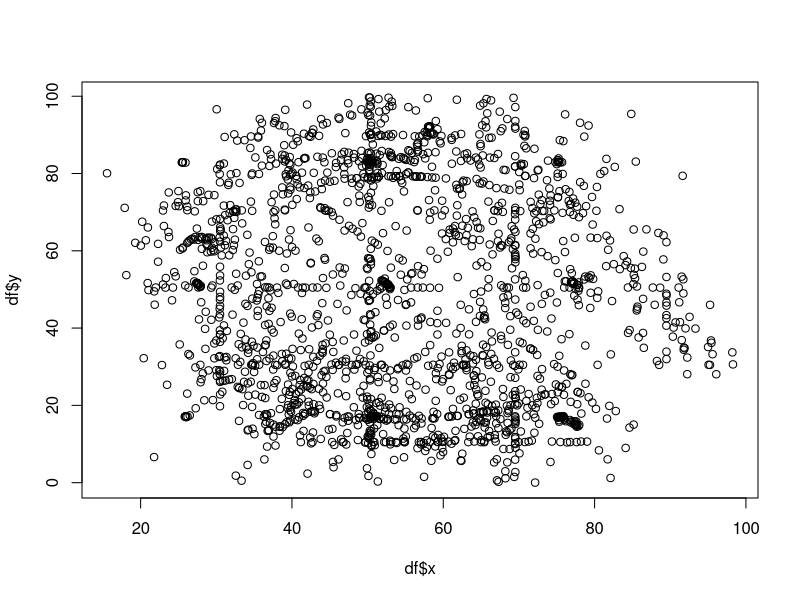
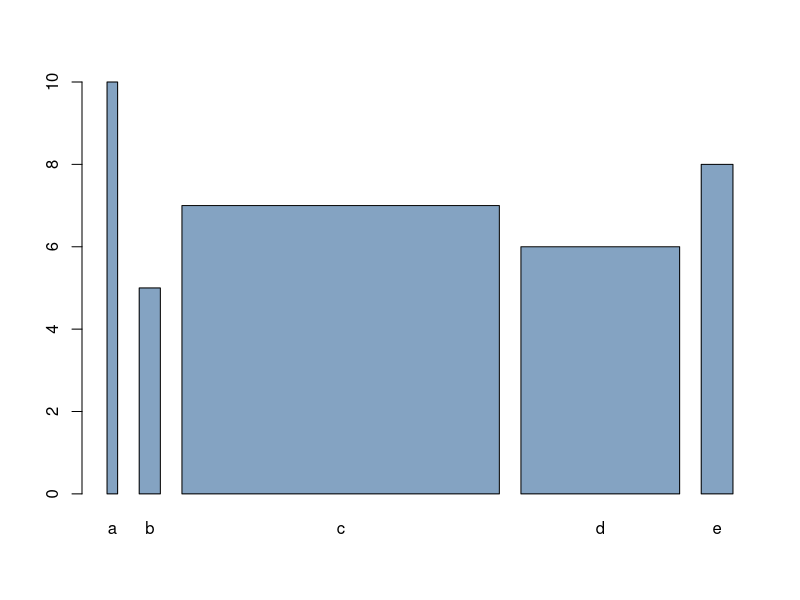
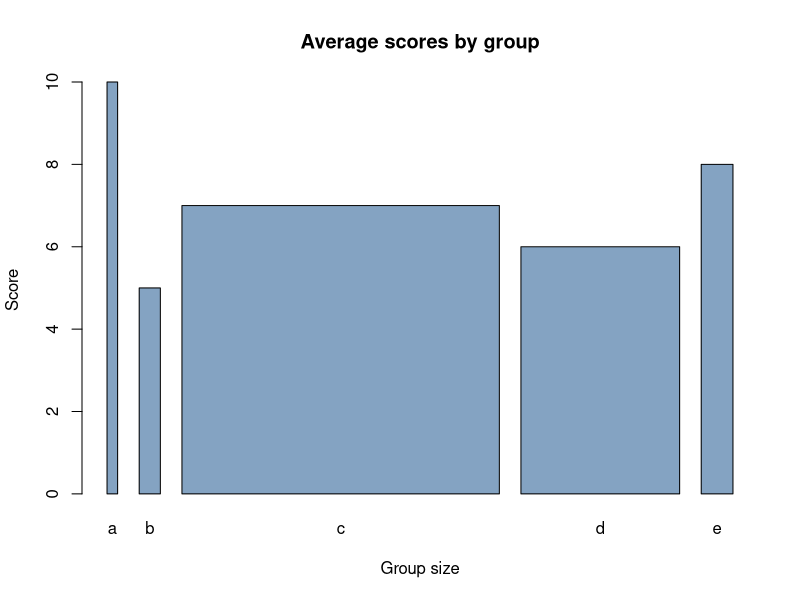
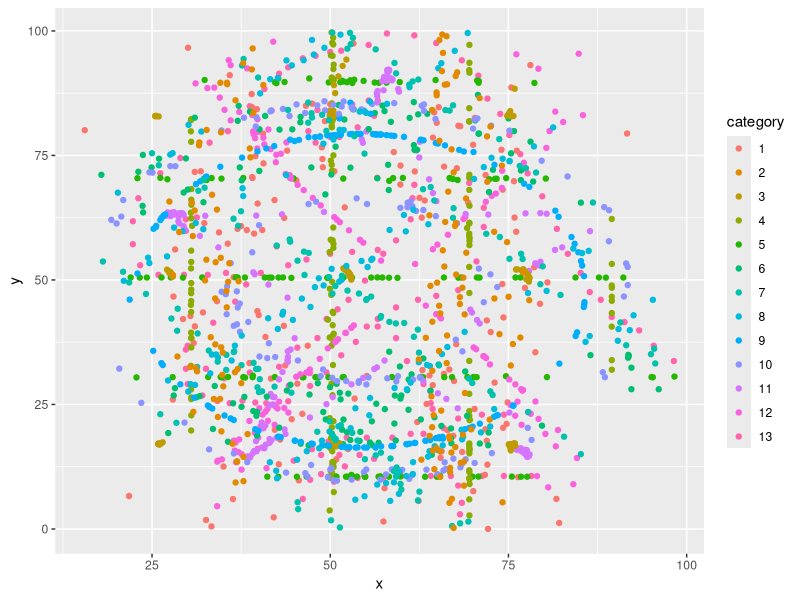
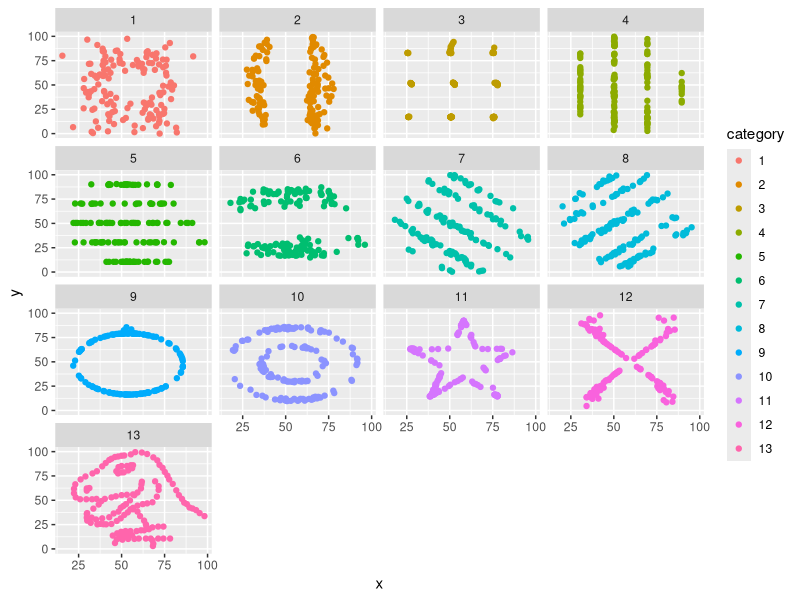

Write the R code that produced these figures, in order.
## ---- chunk 1
library(dplyr)
library(forcats)
library(ggplot2)
library(knitr)

datasaurus <- read.csv("data/datasaurus.csv")
## ---- chunk 2
df <- datasaurus

plot(df$x, df$y)
## ---- chunk 3

# create dummy data
data <- data.frame(
  name=letters[1:5],
  value=sample(seq(4,10),5)
)

# Control space:
# barplot(height=data$value, names=data$name, col=rgb(0.2,0.4,0.6,0.6), space=c(0.1,0.2,3,1.5,0.3) )
 
# Control width:
barplot(height=data$value, names=data$name, col=rgb(0.2,0.4,0.6,0.6), width=c(0.1,0.2,3,1.5,0.3))


## ---- chunk 4
barplot(height=data$value, names=data$name, col=rgb(0.2,0.4,0.6,0.6), width=c(0.1,0.2,3,1.5,0.3), 
        main ="Average scores by group",
        xlab = "Group size",
        ylab = "Score")
## ---- chunk 5
#| fig-cap: Table showing random 15 rows of our dataset to have a sense of our data.
#| label: fig-datasaurus

datasaurus <- datasaurus |> 
  mutate(
    category = as.factor(dataset),
    category = fct_relevel(category,  "away", "wide_lines", "dots", "v_lines", "h_lines", "high_lines", "slant_down", "slant_up", "circle", "bullseye",  "star", "x_shape", "dino"),
    category = as.factor(as.integer(category))
  ) |> 
  as_tibble()

datasaurus |> 
  select(category, x, y) |> 
  slice_sample(n = 15) |> 
  kable()

## ---- chunk 6
datasaurus |> 
  group_by(category) |> 
  summarise(
    mean_x = mean(x, na.rm = TRUE),
    sd_x = sd(x, na.rm = TRUE),
    min_x = min(x, na.rm = TRUE),
    max_x = max(x, na.rm = TRUE),
    mean_y = mean(y, na.rm = TRUE),
    sd_y = sd(y, na.rm = TRUE),
    min_y = min(y, na.rm = TRUE),
    max_y = max(y, na.rm = TRUE),
    .groups = "drop"
  ) |> 
  knitr::kable()
## ---- chunk 7
#| echo: true
ggplot(datasaurus, aes(x = x, y = y, color = category)) +
  geom_point()
## ---- chunk 8
#| echo: true
ggplot(datasaurus, aes(x = x, y = y, color = category)) +
  geom_point() +
  facet_wrap(~category)
